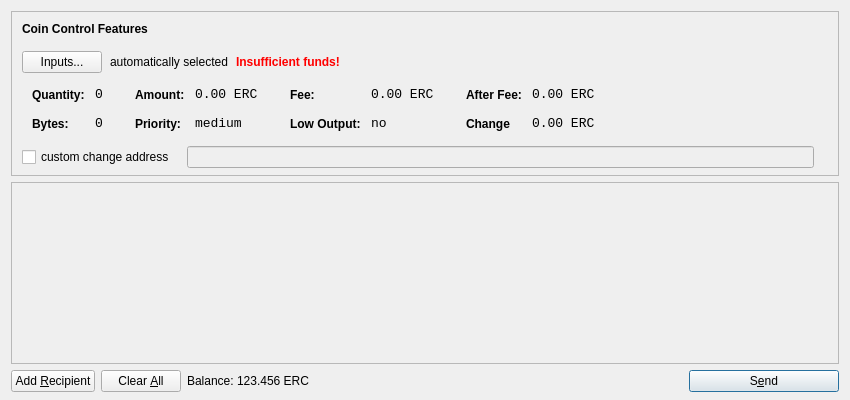
<?xml version="1.0" encoding="UTF-8"?>
<ui version="4.0">
 <class>SendCoinsDialog</class>
 <widget class="QDialog" name="SendCoinsDialog">
  <property name="geometry">
   <rect>
    <x>0</x>
    <y>0</y>
    <width>850</width>
    <height>400</height>
   </rect>
  </property>
  <property name="windowTitle">
   <string>Send Coins</string>
  </property>
  <layout class="QVBoxLayout" name="verticalLayout" stretch="0,1,0">
   <property name="bottomMargin">
    <number>8</number>
   </property>
   <item>
    <widget class="QFrame" name="frameCoinControl">
     <property name="sizePolicy">
      <sizepolicy hsizetype="Expanding" vsizetype="Expanding">
       <horstretch>0</horstretch>
       <verstretch>0</verstretch>
      </sizepolicy>
     </property>
     <property name="maximumSize">
      <size>
       <width>16777215</width>
       <height>16777215</height>
      </size>
     </property>
     <property name="frameShape">
      <enum>QFrame::StyledPanel</enum>
     </property>
     <property name="frameShadow">
      <enum>QFrame::Sunken</enum>
     </property>
     <layout class="QVBoxLayout" name="verticalLayoutCoinControl2">
      <property name="spacing">
       <number>-1</number>
      </property>
      <property name="leftMargin">
       <number>0</number>
      </property>
      <property name="topMargin">
       <number>0</number>
      </property>
      <property name="rightMargin">
       <number>0</number>
      </property>
      <property name="bottomMargin">
       <number>6</number>
      </property>
      <item>
       <layout class="QVBoxLayout" name="verticalLayoutCoinControl" stretch="0,0,0,0,1">
        <property name="spacing">
         <number>0</number>
        </property>
        <property name="leftMargin">
         <number>10</number>
        </property>
        <property name="topMargin">
         <number>10</number>
        </property>
        <item>
         <layout class="QHBoxLayout" name="horizontalLayoutCoinControl1">
          <property name="bottomMargin">
           <number>15</number>
          </property>
          <item>
           <widget class="QLabel" name="labelCoinControlFeatures">
            <property name="sizePolicy">
             <sizepolicy hsizetype="Preferred" vsizetype="Maximum">
              <horstretch>0</horstretch>
              <verstretch>0</verstretch>
             </sizepolicy>
            </property>
            <property name="font">
             <font>
              <weight>75</weight>
              <bold>true</bold>
             </font>
            </property>
            <property name="styleSheet">
             <string notr="true">font-weight:bold;</string>
            </property>
            <property name="text">
             <string>Coin Control Features</string>
            </property>
           </widget>
          </item>
         </layout>
        </item>
        <item>
         <layout class="QHBoxLayout" name="horizontalLayoutCoinControl2" stretch="0,0,0,0">
          <property name="spacing">
           <number>8</number>
          </property>
          <property name="bottomMargin">
           <number>10</number>
          </property>
          <item>
           <widget class="QPushButton" name="pushButtonCoinControl">
            <property name="styleSheet">
             <string notr="true"/>
            </property>
            <property name="text">
             <string>Inputs...</string>
            </property>
           </widget>
          </item>
          <item>
           <widget class="QLabel" name="labelCoinControlAutomaticallySelected">
            <property name="text">
             <string>automatically selected</string>
            </property>
            <property name="margin">
             <number>5</number>
            </property>
           </widget>
          </item>
          <item>
           <widget class="QLabel" name="labelCoinControlInsuffFunds">
            <property name="font">
             <font>
              <weight>75</weight>
              <bold>true</bold>
             </font>
            </property>
            <property name="styleSheet">
             <string notr="true">color:red;font-weight:bold;</string>
            </property>
            <property name="text">
             <string>Insufficient funds!</string>
            </property>
            <property name="margin">
             <number>5</number>
            </property>
           </widget>
          </item>
          <item>
           <spacer name="horizontalSpacerCoinControl">
            <property name="orientation">
             <enum>Qt::Horizontal</enum>
            </property>
            <property name="sizeHint" stdset="0">
             <size>
              <width>40</width>
              <height>1</height>
             </size>
            </property>
           </spacer>
          </item>
         </layout>
        </item>
        <item>
         <widget class="QWidget" name="widgetCoinControl" native="true">
          <property name="sizePolicy">
           <sizepolicy hsizetype="Preferred" vsizetype="Preferred">
            <horstretch>0</horstretch>
            <verstretch>0</verstretch>
           </sizepolicy>
          </property>
          <property name="minimumSize">
           <size>
            <width>0</width>
            <height>0</height>
           </size>
          </property>
          <property name="styleSheet">
           <string notr="true"/>
          </property>
          <layout class="QHBoxLayout" name="horizontalLayoutCoinControl5">
           <property name="margin">
            <number>0</number>
           </property>
           <item>
            <layout class="QHBoxLayout" name="horizontalLayoutCoinControl3" stretch="0,0,0,1">
             <property name="spacing">
              <number>20</number>
             </property>
             <property name="topMargin">
              <number>0</number>
             </property>
             <property name="bottomMargin">
              <number>10</number>
             </property>
             <item>
              <layout class="QFormLayout" name="formLayoutCoinControl1">
               <property name="horizontalSpacing">
                <number>10</number>
               </property>
               <property name="verticalSpacing">
                <number>14</number>
               </property>
               <property name="leftMargin">
                <number>10</number>
               </property>
               <property name="topMargin">
                <number>4</number>
               </property>
               <property name="rightMargin">
                <number>6</number>
               </property>
               <item row="0" column="0">
                <widget class="QLabel" name="labelCoinControlQuantityText">
                 <property name="styleSheet">
                  <string notr="true">font-weight:bold;</string>
                 </property>
                 <property name="text">
                  <string>Quantity:</string>
                 </property>
                 <property name="margin">
                  <number>0</number>
                 </property>
                </widget>
               </item>
               <item row="0" column="1">
                <widget class="QLabel" name="labelCoinControlQuantity">
                 <property name="font">
                  <font>
                   <family>Monospace</family>
                   <pointsize>10</pointsize>
                  </font>
                 </property>
                 <property name="cursor">
                  <cursorShape>IBeamCursor</cursorShape>
                 </property>
                 <property name="contextMenuPolicy">
                  <enum>Qt::ActionsContextMenu</enum>
                 </property>
                 <property name="text">
                  <string>0</string>
                 </property>
                 <property name="margin">
                  <number>0</number>
                 </property>
                 <property name="textInteractionFlags">
                  <set>Qt::LinksAccessibleByMouse|Qt::TextSelectableByKeyboard|Qt::TextSelectableByMouse</set>
                 </property>
                </widget>
               </item>
               <item row="1" column="0">
                <widget class="QLabel" name="labelCoinControlBytesText">
                 <property name="styleSheet">
                  <string notr="true">font-weight:bold;</string>
                 </property>
                 <property name="text">
                  <string>Bytes:</string>
                 </property>
                </widget>
               </item>
               <item row="1" column="1">
                <widget class="QLabel" name="labelCoinControlBytes">
                 <property name="font">
                  <font>
                   <family>Monospace</family>
                   <pointsize>10</pointsize>
                  </font>
                 </property>
                 <property name="cursor">
                  <cursorShape>IBeamCursor</cursorShape>
                 </property>
                 <property name="contextMenuPolicy">
                  <enum>Qt::ActionsContextMenu</enum>
                 </property>
                 <property name="text">
                  <string>0</string>
                 </property>
                 <property name="textInteractionFlags">
                  <set>Qt::LinksAccessibleByMouse|Qt::TextSelectableByKeyboard|Qt::TextSelectableByMouse</set>
                 </property>
                </widget>
               </item>
              </layout>
             </item>
             <item>
              <layout class="QFormLayout" name="formLayoutCoinControl2">
               <property name="horizontalSpacing">
                <number>10</number>
               </property>
               <property name="verticalSpacing">
                <number>14</number>
               </property>
               <property name="leftMargin">
                <number>6</number>
               </property>
               <property name="topMargin">
                <number>4</number>
               </property>
               <property name="rightMargin">
                <number>6</number>
               </property>
               <item row="0" column="0">
                <widget class="QLabel" name="labelCoinControlAmountText">
                 <property name="styleSheet">
                  <string notr="true">font-weight:bold;</string>
                 </property>
                 <property name="text">
                  <string>Amount:</string>
                 </property>
                 <property name="margin">
                  <number>0</number>
                 </property>
                </widget>
               </item>
               <item row="0" column="1">
                <widget class="QLabel" name="labelCoinControlAmount">
                 <property name="font">
                  <font>
                   <family>Monospace</family>
                   <pointsize>10</pointsize>
                  </font>
                 </property>
                 <property name="cursor">
                  <cursorShape>IBeamCursor</cursorShape>
                 </property>
                 <property name="contextMenuPolicy">
                  <enum>Qt::ActionsContextMenu</enum>
                 </property>
                 <property name="text">
                  <string>0.00 ERC</string>
                 </property>
                 <property name="textInteractionFlags">
                  <set>Qt::LinksAccessibleByMouse|Qt::TextSelectableByKeyboard|Qt::TextSelectableByMouse</set>
                 </property>
                </widget>
               </item>
               <item row="1" column="0">
                <widget class="QLabel" name="labelCoinControlPriorityText">
                 <property name="styleSheet">
                  <string notr="true">font-weight:bold;</string>
                 </property>
                 <property name="text">
                  <string>Priority:</string>
                 </property>
                </widget>
               </item>
               <item row="1" column="1">
                <widget class="QLabel" name="labelCoinControlPriority">
                 <property name="font">
                  <font>
                   <family>Monospace</family>
                   <pointsize>10</pointsize>
                  </font>
                 </property>
                 <property name="cursor">
                  <cursorShape>IBeamCursor</cursorShape>
                 </property>
                 <property name="contextMenuPolicy">
                  <enum>Qt::ActionsContextMenu</enum>
                 </property>
                 <property name="text">
                  <string>medium</string>
                 </property>
                 <property name="textInteractionFlags">
                  <set>Qt::LinksAccessibleByMouse|Qt::TextSelectableByKeyboard|Qt::TextSelectableByMouse</set>
                 </property>
                </widget>
               </item>
              </layout>
             </item>
             <item>
              <layout class="QFormLayout" name="formLayoutCoinControl3">
               <property name="horizontalSpacing">
                <number>10</number>
               </property>
               <property name="verticalSpacing">
                <number>14</number>
               </property>
               <property name="leftMargin">
                <number>6</number>
               </property>
               <property name="topMargin">
                <number>4</number>
               </property>
               <property name="rightMargin">
                <number>6</number>
               </property>
               <item row="0" column="0">
                <widget class="QLabel" name="labelCoinControlFeeText">
                 <property name="styleSheet">
                  <string notr="true">font-weight:bold;</string>
                 </property>
                 <property name="text">
                  <string>Fee:</string>
                 </property>
                 <property name="margin">
                  <number>0</number>
                 </property>
                </widget>
               </item>
               <item row="0" column="1">
                <widget class="QLabel" name="labelCoinControlFee">
                 <property name="font">
                  <font>
                   <family>Monospace</family>
                   <pointsize>10</pointsize>
                  </font>
                 </property>
                 <property name="cursor">
                  <cursorShape>IBeamCursor</cursorShape>
                 </property>
                 <property name="contextMenuPolicy">
                  <enum>Qt::ActionsContextMenu</enum>
                 </property>
                 <property name="text">
                  <string>0.00 ERC</string>
                 </property>
                 <property name="textInteractionFlags">
                  <set>Qt::LinksAccessibleByMouse|Qt::TextSelectableByKeyboard|Qt::TextSelectableByMouse</set>
                 </property>
                </widget>
               </item>
               <item row="1" column="0">
                <widget class="QLabel" name="labelCoinControlLowOutputText">
                 <property name="styleSheet">
                  <string notr="true">font-weight:bold;</string>
                 </property>
                 <property name="text">
                  <string>Low Output:</string>
                 </property>
                </widget>
               </item>
               <item row="1" column="1">
                <widget class="QLabel" name="labelCoinControlLowOutput">
                 <property name="font">
                  <font>
                   <family>Monospace</family>
                   <pointsize>10</pointsize>
                  </font>
                 </property>
                 <property name="cursor">
                  <cursorShape>IBeamCursor</cursorShape>
                 </property>
                 <property name="contextMenuPolicy">
                  <enum>Qt::ActionsContextMenu</enum>
                 </property>
                 <property name="text">
                  <string>no</string>
                 </property>
                 <property name="textInteractionFlags">
                  <set>Qt::LinksAccessibleByMouse|Qt::TextSelectableByKeyboard|Qt::TextSelectableByMouse</set>
                 </property>
                </widget>
               </item>
              </layout>
             </item>
             <item>
              <layout class="QFormLayout" name="formLayoutCoinControl4">
               <property name="horizontalSpacing">
                <number>10</number>
               </property>
               <property name="verticalSpacing">
                <number>14</number>
               </property>
               <property name="leftMargin">
                <number>6</number>
               </property>
               <property name="topMargin">
                <number>4</number>
               </property>
               <property name="rightMargin">
                <number>6</number>
               </property>
               <item row="0" column="0">
                <widget class="QLabel" name="labelCoinControlAfterFeeText">
                 <property name="styleSheet">
                  <string notr="true">font-weight:bold;</string>
                 </property>
                 <property name="text">
                  <string>After Fee:</string>
                 </property>
                 <property name="margin">
                  <number>0</number>
                 </property>
                </widget>
               </item>
               <item row="0" column="1">
                <widget class="QLabel" name="labelCoinControlAfterFee">
                 <property name="font">
                  <font>
                   <family>Monospace</family>
                   <pointsize>10</pointsize>
                  </font>
                 </property>
                 <property name="cursor">
                  <cursorShape>IBeamCursor</cursorShape>
                 </property>
                 <property name="contextMenuPolicy">
                  <enum>Qt::ActionsContextMenu</enum>
                 </property>
                 <property name="text">
                  <string>0.00 ERC</string>
                 </property>
                 <property name="textInteractionFlags">
                  <set>Qt::LinksAccessibleByMouse|Qt::TextSelectableByKeyboard|Qt::TextSelectableByMouse</set>
                 </property>
                </widget>
               </item>
               <item row="1" column="0">
                <widget class="QLabel" name="labelCoinControlChangeText">
                 <property name="styleSheet">
                  <string notr="true">font-weight:bold;</string>
                 </property>
                 <property name="text">
                  <string>Change</string>
                 </property>
                </widget>
               </item>
               <item row="1" column="1">
                <widget class="QLabel" name="labelCoinControlChange">
                 <property name="font">
                  <font>
                   <family>Monospace</family>
                   <pointsize>10</pointsize>
                  </font>
                 </property>
                 <property name="cursor">
                  <cursorShape>IBeamCursor</cursorShape>
                 </property>
                 <property name="contextMenuPolicy">
                  <enum>Qt::ActionsContextMenu</enum>
                 </property>
                 <property name="text">
                  <string>0.00 ERC</string>
                 </property>
                 <property name="textInteractionFlags">
                  <set>Qt::LinksAccessibleByMouse|Qt::TextSelectableByKeyboard|Qt::TextSelectableByMouse</set>
                 </property>
                </widget>
               </item>
              </layout>
             </item>
            </layout>
           </item>
          </layout>
         </widget>
        </item>
        <item>
         <layout class="QHBoxLayout" name="horizontalLayoutCoinControl4" stretch="0,0,0">
          <property name="spacing">
           <number>12</number>
          </property>
          <property name="sizeConstraint">
           <enum>QLayout::SetDefaultConstraint</enum>
          </property>
          <property name="topMargin">
           <number>5</number>
          </property>
          <property name="rightMargin">
           <number>5</number>
          </property>
          <item>
           <widget class="QCheckBox" name="checkBoxCoinControlChange">
            <property name="text">
             <string>custom change address</string>
            </property>
           </widget>
          </item>
          <item>
           <widget class="QLineEdit" name="lineEditCoinControlChange">
            <property name="enabled">
             <bool>false</bool>
            </property>
            <property name="sizePolicy">
             <sizepolicy hsizetype="Expanding" vsizetype="Fixed">
              <horstretch>0</horstretch>
              <verstretch>0</verstretch>
             </sizepolicy>
            </property>
           </widget>
          </item>
          <item>
           <widget class="QLabel" name="labelCoinControlChangeLabel">
            <property name="sizePolicy">
             <sizepolicy hsizetype="Preferred" vsizetype="Expanding">
              <horstretch>0</horstretch>
              <verstretch>0</verstretch>
             </sizepolicy>
            </property>
            <property name="minimumSize">
             <size>
              <width>0</width>
              <height>0</height>
             </size>
            </property>
            <property name="text">
             <string/>
            </property>
            <property name="margin">
             <number>3</number>
            </property>
           </widget>
          </item>
         </layout>
        </item>
        <item>
         <spacer name="verticalSpacerCoinControl">
          <property name="orientation">
           <enum>Qt::Vertical</enum>
          </property>
          <property name="sizeHint" stdset="0">
           <size>
            <width>800</width>
            <height>1</height>
           </size>
          </property>
         </spacer>
        </item>
       </layout>
      </item>
     </layout>
    </widget>
   </item>
   <item>
    <widget class="QScrollArea" name="scrollArea">
     <property name="widgetResizable">
      <bool>true</bool>
     </property>
     <widget class="QWidget" name="scrollAreaWidgetContents">
      <property name="geometry">
       <rect>
        <x>0</x>
        <y>0</y>
        <width>830</width>
        <height>165</height>
       </rect>
      </property>
      <layout class="QVBoxLayout" name="verticalLayout_2">
       <property name="margin">
        <number>0</number>
       </property>
       <item>
        <layout class="QVBoxLayout" name="entries">
         <property name="spacing">
          <number>6</number>
         </property>
        </layout>
       </item>
       <item>
        <spacer name="verticalSpacer">
         <property name="orientation">
          <enum>Qt::Vertical</enum>
         </property>
         <property name="sizeHint" stdset="0">
          <size>
           <width>20</width>
           <height>40</height>
          </size>
         </property>
        </spacer>
       </item>
      </layout>
     </widget>
    </widget>
   </item>
   <item>
    <layout class="QHBoxLayout" name="horizontalLayout">
     <item>
      <widget class="QPushButton" name="addButton">
       <property name="toolTip">
        <string>Send to multiple recipients at once</string>
       </property>
       <property name="text">
        <string>Add &amp;Recipient</string>
       </property>
       <property name="icon">
        <iconset resource="../bitcoin.qrc">
         <normaloff>:/icons/add</normaloff>:/icons/add</iconset>
       </property>
       <property name="autoDefault">
        <bool>false</bool>
       </property>
      </widget>
     </item>
     <item>
      <widget class="QPushButton" name="clearButton">
       <property name="sizePolicy">
        <sizepolicy hsizetype="Minimum" vsizetype="Fixed">
         <horstretch>0</horstretch>
         <verstretch>0</verstretch>
        </sizepolicy>
       </property>
       <property name="toolTip">
        <string>Remove all transaction fields</string>
       </property>
       <property name="text">
        <string>Clear &amp;All</string>
       </property>
       <property name="icon">
        <iconset resource="../bitcoin.qrc">
         <normaloff>:/icons/remove</normaloff>:/icons/remove</iconset>
       </property>
       <property name="autoRepeatDelay">
        <number>300</number>
       </property>
       <property name="autoDefault">
        <bool>false</bool>
       </property>
      </widget>
     </item>
     <item>
      <layout class="QHBoxLayout" name="horizontalLayout_2">
       <property name="spacing">
        <number>3</number>
       </property>
       <item>
        <widget class="QLabel" name="label">
         <property name="sizePolicy">
          <sizepolicy hsizetype="Preferred" vsizetype="Fixed">
           <horstretch>0</horstretch>
           <verstretch>0</verstretch>
          </sizepolicy>
         </property>
         <property name="text">
          <string>Balance:</string>
         </property>
        </widget>
       </item>
       <item>
        <widget class="QLabel" name="labelBalance">
         <property name="sizePolicy">
          <sizepolicy hsizetype="Preferred" vsizetype="Fixed">
           <horstretch>0</horstretch>
           <verstretch>0</verstretch>
          </sizepolicy>
         </property>
         <property name="cursor">
          <cursorShape>IBeamCursor</cursorShape>
         </property>
         <property name="text">
          <string>123.456 ERC</string>
         </property>
         <property name="textInteractionFlags">
          <set>Qt::LinksAccessibleByMouse|Qt::TextSelectableByKeyboard|Qt::TextSelectableByMouse</set>
         </property>
        </widget>
       </item>
      </layout>
     </item>
     <item>
      <spacer name="horizontalSpacer">
       <property name="orientation">
        <enum>Qt::Horizontal</enum>
       </property>
       <property name="sizeHint" stdset="0">
        <size>
         <width>40</width>
         <height>20</height>
        </size>
       </property>
      </spacer>
     </item>
     <item>
      <widget class="QPushButton" name="sendButton">
       <property name="minimumSize">
        <size>
         <width>150</width>
         <height>0</height>
        </size>
       </property>
       <property name="toolTip">
        <string>Confirm the send action</string>
       </property>
       <property name="text">
        <string>S&amp;end</string>
       </property>
       <property name="icon">
        <iconset resource="../bitcoin.qrc">
         <normaloff>:/icons/send</normaloff>:/icons/send</iconset>
       </property>
       <property name="default">
        <bool>true</bool>
       </property>
      </widget>
     </item>
    </layout>
   </item>
  </layout>
 </widget>
 <resources>
  <include location="../bitcoin.qrc"/>
 </resources>
 <connections/>
</ui>
